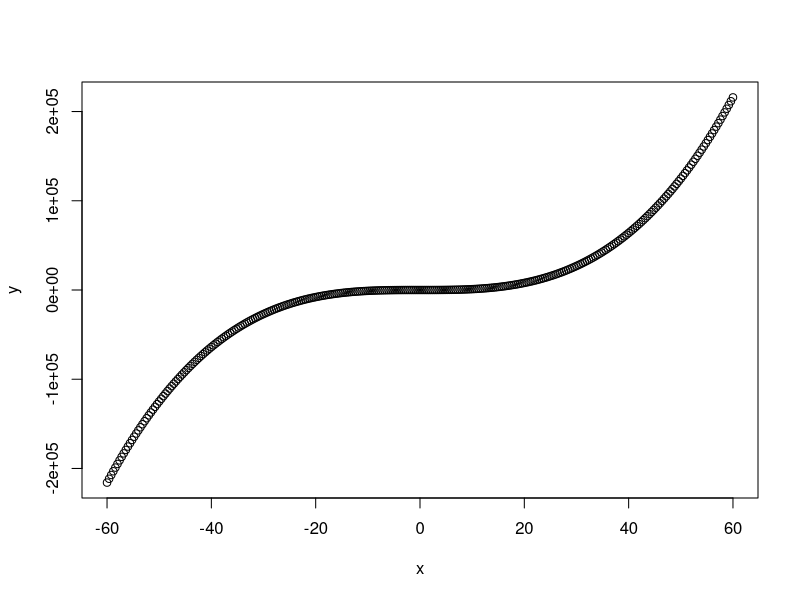
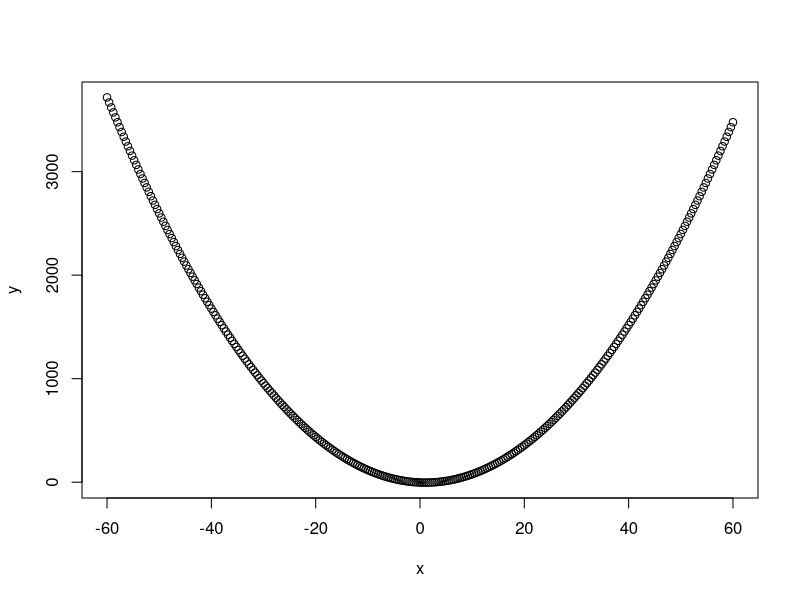

R code for these plots, in order:
calculaFY <- function (x)
{
  y <- x^3 - 3*x + 2
  return(y)
}

calculaHY <- function (x)
{
  y <- x^2 - 2*x - 3
  return(y)
}

plotaGraficoY <- function(inicial, final, intervalo, selecao)
{
  cont <- 0  
  soma <- 0
  media <- NULL
  
  x <- seq(inicial, final, intervalo)
  y <- rep(0, length(x))
  
  if (toupper(selecao) == "F")
  {
    for (valorX in x)
    {
      cont <- cont + 1
      y [cont] <- calculaFY(valorX)
      soma <- soma + y [cont]
    }
    media <- soma / length(y)
    plot(x, y)    
  }
  else if (toupper(selecao) == "H")
  {
    for (valorX in x)
    {
      cont <- cont + 1
      y [cont] <- calculaHY(valorX)
      soma <- soma + y [cont]
    }
    media <- soma / length(y)
    plot(x, y)    
  }
  
  return(media)
}

#variáveis6
valor.inicial <- -60
valor.final <- 60
valor.intervalo <- 0.4
tipo.selecao <- ""
valor.media <- NULL

#inicio

tipo.selecao = "A"
valor.media <- plotaGraficoY(valor.inicial, valor.final, valor.intervalo, tipo.selecao)
print(valor.media)

tipo.selecao = "F"
valor.media <- plotaGraficoY(valor.inicial, valor.final, valor.intervalo, tipo.selecao)
print(valor.media)

tipo.selecao = "H"
valor.media <- plotaGraficoY(valor.inicial, valor.final, valor.intervalo, tipo.selecao)
print(valor.media)
#fim